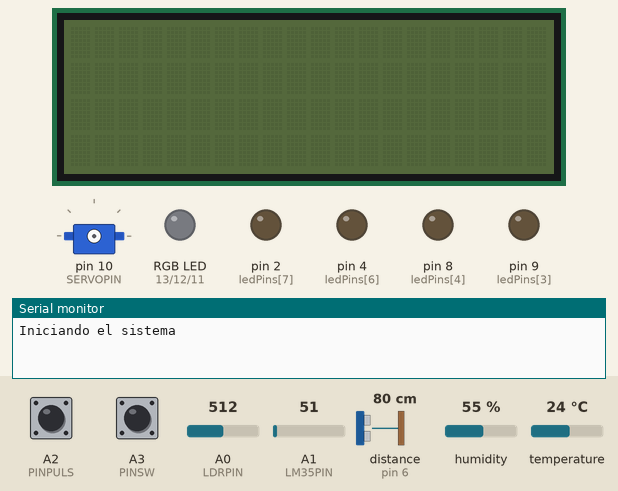
Recording of a sketch running on a simulated Arduino Uno, built with avr-gcc and run on an emulated ATmega328P. On the bench: 20×4 character LCD, servo, an RGB LED mixed from three pins (HIGH = lit), output pins drawn as LEDs (lit = HIGH), the last lines printed to the serial monitor. The inputs (shaded band) are chosen by the test bench; at power-on: A2 (PINPULS) HIGH, distance to the obstacle (sensor on pin 6) 80 cm, A0 (LDRPIN) = 512, A1 (LM35PIN) = 51, A3 (PINSW) HIGH, humidity 55 %, temperature 24 °C. The echo pulse lasts 58.3 µs per cm; pins used as bus, display or sensor lines are not drawn.

Above: at 1.2 s.
1.3 s: A2 (PINPULS) pulled LOW for 0.15 s
2.9 s: A2 (PINPULS) pulled LOW for 1 s
At 3.7 s:
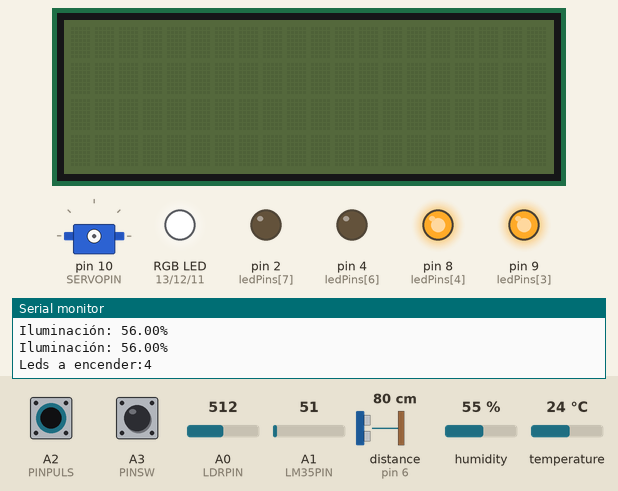
At 5.74 s:
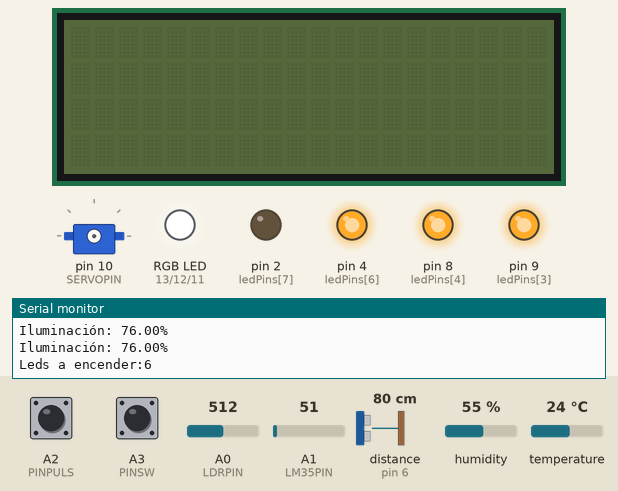
6.9 s: A2 (PINPULS) pulled LOW for 3.2 s
At 7.8 s:
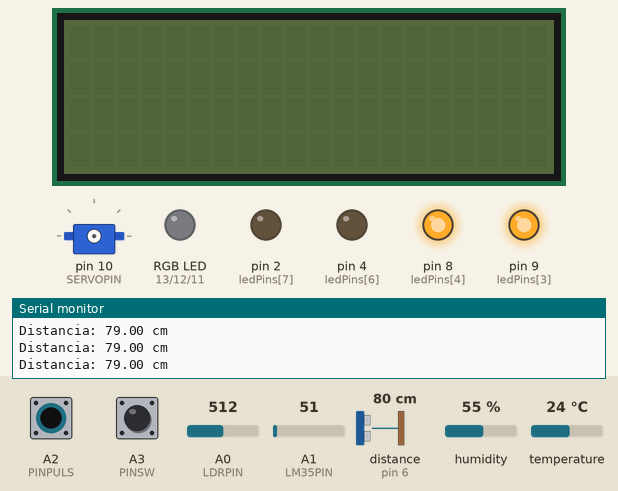
11.6 s: A2 (PINPULS) pulled LOW for 0.15 s
At 12.5 s:
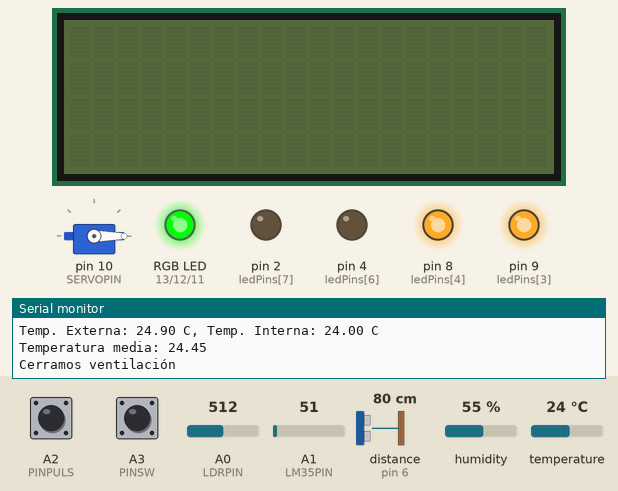
13.2 s: distance to the obstacle (sensor on pin 6) set to 5 cm
14.7 s: distance to the obstacle (sensor on pin 6) set to 2 cm
Timing chart, 0 to 17.2 s (numbered marks = the images above; inputs shaded):
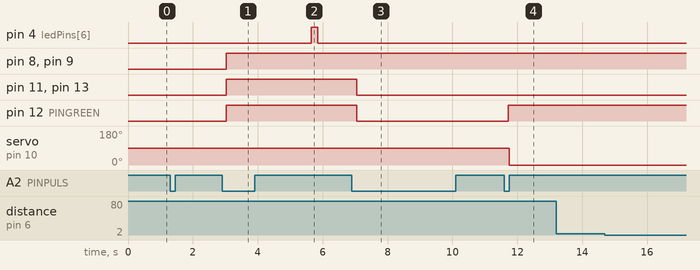

The sketch:

sketch_jun03a.ino
```cpp
//Sensor temperatura y humedad: DHT11

//Librerias
#include <Wire.h>
#include <DHT.h>//Librería del DHT
#include <LiquidCrystal_I2C.h>//libreria de la LCD
#include <Servo.h>

//----------------DHT----------------//
//Pines sensor DHT
#define DHTTYPE DHT11
#define DHTPIN 3  //Definición del pin como entrada del sensor DHT
DHT dht(DHTPIN, DHTTYPE); //inicializa el sensor DHT
//Se definen temperatura y humedad para almacenar lo medido por el sensor
float temperatura = 0.0;
float humedad = 0.0;
//--------------------------------//

//-----------------LDR------------------//
//Variables LDR
#define LDRPIN A0 //Pin entrada 0 analógico
int ldrVal = 0;
float lux = 0.0;
float lux_anterior;
float voltage = 0.0;
#define NUM_LEDS 8
#define PINSW A3
int leds_encendidos = 0;
float primera_medida = false;
const int ledPins[NUM_LEDS] = {13, 12, 11, 9, 8, 5, 4, 2};
// R1  R2  G1  G2 Y1 Y2 B1 B2
//----------LED RGB----------//
#define PINRED 13//Definción de los pines del led RGB
#define PINGREEN 12
#define PINBLUE 11
//-------------------------------------//

//-------------LCD---------------//
LiquidCrystal_I2C lcd(0x27, 20, 4);

//Simbolos LCD Humnedad
byte humidity[8] = {B00100, B00100, B01010, B01010, B10001, B10001, B10001, B01110};
//Simbolo LCD Temperatura
byte temp[8] = {B00100, B01010, B01010, B01110, B01110, B11111, B11111, B01110};
//Simbolo LCD iluminacion
byte ilum[8] = {B00000, B10101, B01110, B11011, B01110, B10101, B00000, B00000};
//Simbolo sensor HC-SR04
byte presence[8] = {B01110, B01110, B00100, B11111, B00100, B01110, B01010, B01010};

//------------------------//

//-----------PULSADOR------------------//
#define PINPULS A2 //pulsador con el pin analogico A2
int modo = 0; //modo 0, todo apagado
int PulsState = LOW; //Estado inicial del pulsador: Sin pulsar
bool flag = false; //Flag de interrupción del pulsador, incialmente inactivo
int contador = 0; //Contador del modo, me sirve para ir cambiando de un modo a otro
uint32_t timerBoton = 0; // Timer del botón
//--------------------------//

//----------Sensor de presencia----------//
#define PINTRIG 5//Pines del sensor SR04
#define PINECHO 6
float duracion, distanciaanterior;//Variables para almacenamiento y procesamiento de las mediciones
float distancia = 0;
//-----------------------------------//

//-------Sensor LM35-------//
#define LM35PIN A1 // Pin analógico al que está conectado el LM35
float temp_externa_anterior, temp_interna_anterior;
float temp_externa_actual = 0;
float temp_interna_actual = 0;
unsigned long previousMillis = 0;
const long interval = 10; // Intervalo en milisegundos para mover el servo
int angulo = 0;
long retardo = 0;
int step = 2; // Paso de movimiento del servo

float temp_objetivo = 25;
float LimInf = temp_objetivo - 3;
float LimSup = temp_objetivo + 3;
int ventilar = 0;
boolean vuelta = false;
//Servomotor
Servo myservo;
#define SERVOPIN 10
int pos = 0;
//--------------------------------------//

//------------------------------------//
void setup() {
  // put your setup code here, to run once:
  //inicia comunicación serial
  Serial.begin(9600);
  Serial.println("Iniciando el sistema");

  //Inicializa el sensor, llamada a la función dht
  dht.begin();

  //Configura pin LDR como entrada
  pinMode(LDRPIN, INPUT);

  pinMode(PINSW, INPUT_PULLUP);

  //Definicion de pines del LED RGB como salida
  pinMode(PINRED, OUTPUT);
  pinMode(PINGREEN, OUTPUT);
  pinMode(PINBLUE, OUTPUT);

  for (int i = 0; i < NUM_LEDS; i++) {
    pinMode(ledPins[i], OUTPUT);
  }

  //apagado inicial deL led
  analogWrite(PINRED, 0);
  analogWrite(PINGREEN, 0);
  analogWrite(PINBLUE, 0);

  //Configuracion pines del sensor de presencia
  pinMode(PINTRIG, OUTPUT);
  pinMode(PINECHO, INPUT);
  digitalWrite(PINTRIG, LOW);

  //Configuración pin LM35
  pinMode(LM35PIN, INPUT);

  // Servomotor
  // myservo.attach(SERVOPIN);
  //myservo.write(0);

  //Inicializacion de LCD
  lcd.init();
  lcd.createChar(3, humidity);
  lcd.createChar(5, temp);
  lcd.createChar(7, ilum);
  lcd.createChar(9, presence);

  lcd.display();

  //configuracion del pulsador como entrada
  pinMode(PINPULS, INPUT_PULLUP);//Configuro como entrada pull-up
}

void loop() {
  //------Tratamiento del pulsacion del boton--------//
  // los modos se sucende de la siguiente forma:
  //Modo 0-> Modo 1-> Modo 2-> Modo 3-> Modo 0 -> Modo 1....
  //de formque al pulsar se pasa de un modo a otro siguiendo este orden.
  //Al pulsar la primera vez se pasa al modo 1, si volvemos a pulsar pasamos al modo 2,
  //pulsar otra vez nos lleva al modo 3 y pulsar otra vez nos devuelve al modo 0.
  //Estando en el modo i solo es posible pasar al modo i+1.
  bool btnState = !digitalRead(PINPULS);
  if (btnState && !flag && millis() - timerBoton > 50) { //Para asegurarnos de que se trata de una pulsación se establece un tiempo minimo
    flag = true; //Se activa el flag de pulsación
    timerBoton = millis();
    contador += 1; //El contador permitirá relacionar la pulsacion con el modo correspondiente
    //apagado inicial del led
    BrilloLed(0, 0, 0);

    if (contador == 5) contador = 0;
    if (contador == 0) {
      //myservo.write(0);
      BrilloLed(0, 0, 0); //Apagado de led RGB
      myservo.detach(); //quito el servo, por ahora no lo vamos a usar
      modo = 0;
      Serial.println("Entrada en Modo 0: Sistema apagado"); //Se comunicara por el monitor el estado a que pasamos
    }
    if (contador == 1) {
      modo = 1;
      Serial.println("Entrada en Modo 1: Humedad y Temperatura");
    }
    if (contador == 2) {
      modo = 2;
      ldrVal = 0;
      lux = 0.0;
      lux_anterior = 0.0;
      leds_encendidos = 0;
      primera_medida = true;
      LimpiezaLCD();
      Serial.println("Entrada en Modo 2: Iluminacion");
    }
    if (contador == 3) {
      modo = 3;
      distancia = 0;
      LimpiezaLCD();
      Serial.println("Entrada en Modo 3: Presencia");
    }
    if (contador == 4) {
      modo = 4;
      temp_interna_actual = 0;
      temp_externa_actual = 0;
      ventilar = 0;
      distancia = 0;
      myservo.attach(SERVOPIN); //Conectamos el servo
      LimpiezaLCD();
      Serial.println("Entrada en Modo 4: Control de Temperatura");
    }
  }
  if (!btnState && flag && millis() - timerBoton > 50) {
    flag = false; //Flag de pulsación desactivado
    timerBoton = millis();
  }
  //------Monitor Serie----------//
  if (modo == 1) { //Entramos en modo 1: Temperatura y Humedad
    //------DHT: Humedad y Temperatura----//
    //Se lee temperatura y humedad del sensor y se almacena en las variables:
    temperatura = dht.readTemperature();
    humedad = dht.readHumidity();
    //Se muestra las medidas tomadas del sensor en el Monitor Serie:
    Serial.print("Temperatura: ");
    Serial.print(temperatura);
    Serial.print(" C, Humedad: ");
    Serial.print(humedad);
    Serial.println(" %");
  }

  if (modo == 2) { //Entramos en modo 2: Iluminacon
    //En este modo se muestra la iluminación en el Monitor Serie y se controla a intensidad con 8LEDS
    float margen_lux = 2.0;
    //-------LDR: Iluminacion-----//

    //El switch es para cambiar de modo diurno (Control 80%) a modo nocturno (sin Control)
    boolean estadoSwitch = digitalRead(PINSW);
    if (estadoSwitch == HIGH) {
      //Modo diurno: Control ilumiación al 80%
      int ldrValue = analogRead(LDRPIN);
      // Convertir el valor del LDR a un porcentaje de iluminación (0-100%)
      if (primera_medida == true) {
        lux_anterior = lux;
        lux = map(ldrValue, 0, 1023, 100, 0);
        primera_medida = false;
      }

      mostrarIluminacion(lux, lux_anterior);
      lux = controlarIluminacion(lux);

      // Esperar un poco antes de la próxima lectura
      delay(200);
    } else {
      //Modo nocturno: No control iluminación al 80%: enciende los leds correspondientes nada mas
      lux_anterior = lux;
      ldrVal = analogRead(LDRPIN); //lectura del valor LDR
      lux = (1023 - ldrVal) / 1023.0 * 100;
      if (lux_anterior != lux) {
        mostrarIluminacion(lux, lux_anterior);
        encenderLeds(lux);
      }
    }
  }

  if (modo == 3) { //Entramos en modo 3: Presencia
    //Tomamos medidas del sensor de presencia: Se mide la distancia
    //hasta un objeto u obstáculo entre 2 y 100cm
    distanciaanterior = distancia;
    distancia = medirDistancia();
    //Se muestra la medida en el Monitor Serie
    Serial.print("Distancia: ");
    Serial.print(distancia);
    Serial.println(" cm");
  }

  if (modo == 4) { //Modo control de temperatura
    //Tomamos medidas de temperatura
    temp_externa_anterior = temp_externa_actual;
    temp_interna_anterior = temp_interna_actual;
    temp_interna_actual = dht.readTemperature();

    // Leer temperatura del LM35
    int lecturaLM35 = analogRead(LM35PIN);
    temp_externa_actual = (lecturaLM35 * 5.0 / 1024.0) * 100.0;

    distanciaanterior = distancia;
    distancia = medirDistancia();

    if (isnan(temp_interna_actual) || isnan(temp_externa_actual)) {
      Serial.println("Error al leer la temperatura de uno de los sensores");
      return;
    }

    if (temp_externa_actual != temp_externa_anterior || temp_interna_actual != temp_interna_anterior || distancia > distanciaanterior + 3 || distancia < distanciaanterior - 3) {
      mostrar_temperaturas();
      //Si la temperatura exterior es mas baja abrimos ventilación
      float temp_media = (temp_externa_actual + temp_interna_actual) / 2;
      Serial.print("Temperatura media: ");
      Serial.println(temp_media);
      if (temp_interna_actual > LimSup) {
        BrilloLed(255, 0, 0); //Led en rojo para simbolizar que hace calor
        if (temp_media < temp_interna_actual) {
          myservo.write(180);
          ventilar = 1;
          Serial.println("Abrimos ventilación para refrescar la habitación");
        } else {
          myservo.write(0);
          ventilar = 0;
          Serial.println("Fuera hace demasiado calor, cerramos ventilación");
        }
      } else if (temp_interna_actual < LimInf) {
        BrilloLed(0, 0, 255); //Led en azul para simbolizar que hace frio
        if (ventilar == 0 && temp_media >= temp_interna_actual) {
          myservo.write(90);
          ventilar = 1;
          Serial.println("Abrimos ventilación para calentar la habitación, fuera hace suficiente calor");
        }
        if (ventilar == 1 && temp_media < temp_interna_actual) {
          myservo.write(0);
          ventilar = 0;
          Serial.println("Ventalación abierta pero hace demasiado frio fuera: Cerramos");
        }
      }

      if (temp_interna_actual <= LimSup && temp_interna_actual >= LimInf) {
        BrilloLed(0, 255, 0); //Led en verde simboliza temperatura ideal
        if (distancia >= 200 || distancia <= 2) {
          myservo.write(45);
          Serial.println("Temperatura ideal: Ventilamos el cuarto (45ª)");
        } else {
          Serial.println("Cerramos ventilación");
          myservo.write(0);
        }
      }
    }
  }

  if (modo == 0) { //Entramos en modo apagado, el led RGB y la patalla del LCD se apagan
    BrilloLed(0, 0, 0); //apagado deL led
    LimpiezaLCD(); //Pantalla LCD vacia
    lcd.noBacklight();
  }
}

//--------------------FUNCIONES AUXILIARES----------------------//
//Esta funcion limpia el LCD y deja la pantalla sin contenido
void LimpiezaLCD() {
  lcd.setCursor(0, 1);
  lcd.print("                ");
  lcd.setCursor(0, 2);
  lcd.print("                ");
  lcd.setCursor(0, 0);
  lcd.print("                ");
}

//Esta funcion sirve para regular el led RGB y modificar su valor
void BrilloLed(int rojo, int verde, int azul) {
  analogWrite(PINRED, rojo);
  analogWrite(PINGREEN, verde);
  analogWrite(PINBLUE, azul);
}

long medirDistancia() {
  // Enviar un pulso de 10 microsegundos al pin TRIG
  digitalWrite(PINTRIG, LOW);
  delayMicroseconds(2);
  digitalWrite(PINTRIG, HIGH);
  delayMicroseconds(10);
  digitalWrite(PINTRIG, LOW);

  // Leer el tiempo que tarda en recibir el eco
  long duration = pulseIn(PINECHO, HIGH);

  // Calcular la distancia en centímetros
  long distance = duration * 0.034 / 2;

  //El rango del sensir es de 2 a 200cm, fuera del rango se considera que no
  //detecta presencia de nada: Habitación vacía
  if (distance > 200) {
    distance = 200;
  } else if (distance < 2) {
    distance = 2;
  }
  return distance;
}

void mostrar_temperaturas() {
  //Mostramos temperaturas en el Monitor Serie
  Serial.print("Temp. Externa: ");
  Serial.print(temp_externa_actual);
  Serial.print(" C, Temp. Interna: ");
  Serial.print(temp_interna_actual);
  Serial.println(" C");
}

void encenderLeds(float lux) {
  int ledsToTurnOn = map(lux, 100, 0, 0, NUM_LEDS);

  // Apagar todos los LEDs
  for (int i = 0; i < NUM_LEDS; i++) {
    digitalWrite(ledPins[i], LOW);
  }

  // Encender el número adecuado de LEDs
  for (int i = 0; i < ledsToTurnOn; i++) {
    digitalWrite(ledPins[i], HIGH);
  }
  if (lux <= 5) {
    digitalWrite(2, HIGH);
    ledsToTurnOn++;
  }
}

float controlarIluminacion(float lux) {
  // Mostrar el porcentaje calculado en el monitor serie
  Serial.print("Iluminación: ");
  Serial.print(lux);
  Serial.println("%");

  // Calcular la diferencia respecto al umbral deseado
  int difference = lux - 80;

  // Determinar la cantidad de LEDs a encender
  int ledsToTurnOn = NUM_LEDS * lux / 100;
  Serial.print("Leds a encender:");
  Serial.println(ledsToTurnOn);

  // Ajustar la cantidad de LEDs encendidos para mantener la iluminación al 80%
  if (difference < -2) {
    ledsToTurnOn++;
    lux_anterior = lux;
    lux = lux + 2; //Para simular efecto del control
  } else if (difference > 2) {
    ledsToTurnOn--;
    lux_anterior = lux;
    lux = lux - 2; //Para simular el efecto del control
  }

  // Limitar el número de LEDs a encender entre 0 y NUM_LEDS
  ledsToTurnOn = constrain(ledsToTurnOn, 0, NUM_LEDS);

  // Encender/Apagar los LEDs según sea necesario
  for (int i = 0; i < NUM_LEDS; i++) {
    if (i < ledsToTurnOn) {
      digitalWrite(ledPins[i], HIGH);
    } else {
      digitalWrite(ledPins[i], LOW);
    }
  }
  return lux;
}

void mostrarIluminacion(float lux, float lux_anterior) {
  if (lux_anterior != lux) {
    Serial.print("Iluminación: ");
    Serial.print(lux);
    Serial.println("%");
  }
}
```

Measured:
- after the input at 2.9 s, pin 4 (ledPins[6]): LOW → HIGH after 2.7 s, → LOW 0.20 s later; pin 8 (ledPins[4]), pin 9 (ledPins[3]), pin 11 (PINBLUE), pin 12 (PINGREEN), pin 13 (PINRED): LOW → HIGH after 0.12 s
- after the input at 6.9 s, pin 11 (PINBLUE), pin 12 (PINGREEN), pin 13 (PINRED): HIGH → LOW after 0.15 s
- after the input at 11.6 s, pin 12 (PINGREEN): LOW → HIGH after 0.13 s; servo on pin 10 (SERVOPIN): 90° → 0° after 0.15 s
- after the input at 14.7 s, every drawn part: stays the same
